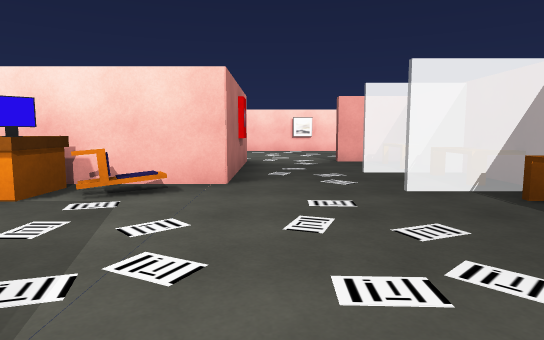
view 1 (above)

23 first-person views from a walk through a Unity game level. The camera is 1.2 m above the floor, tilts 6° down and sees 75° across. The floor is counted in squares, 2 m on a side. Each view is taken from the middle of a square. On the plan, view 1 faces up. The plan holds only what a view shows up to about 10 squares ahead; the rest is blank. Some animated figures are left out.

view 2
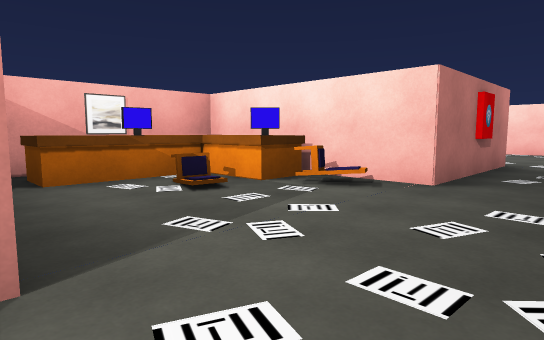

view 3
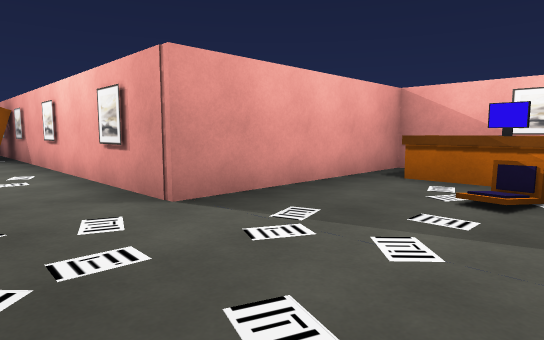

view 4
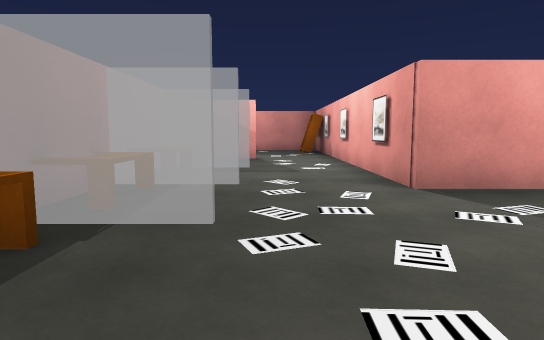

view 5
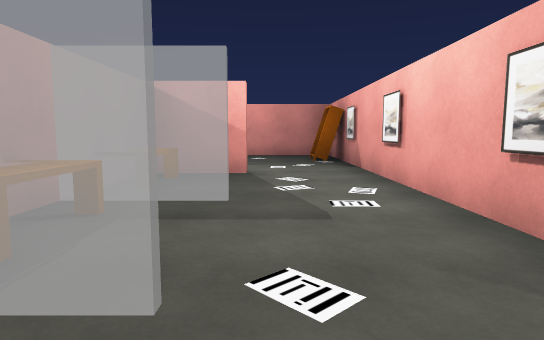

view 6
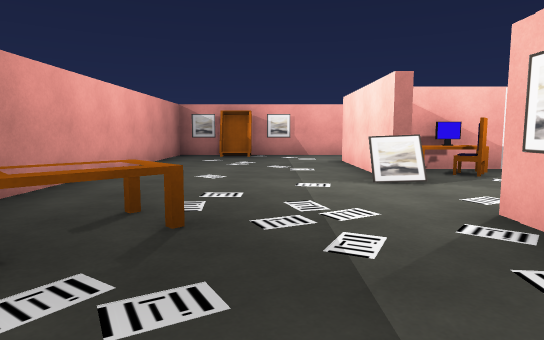

view 7
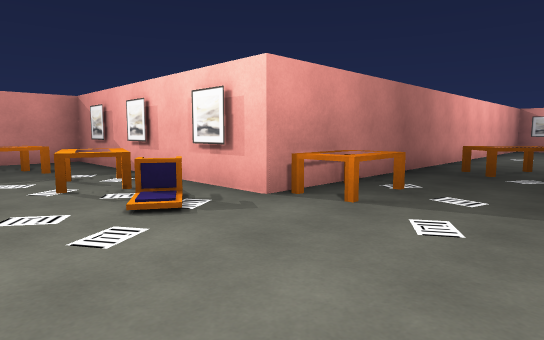

view 8
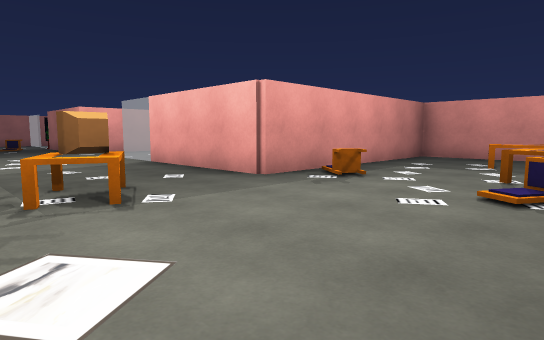

view 9
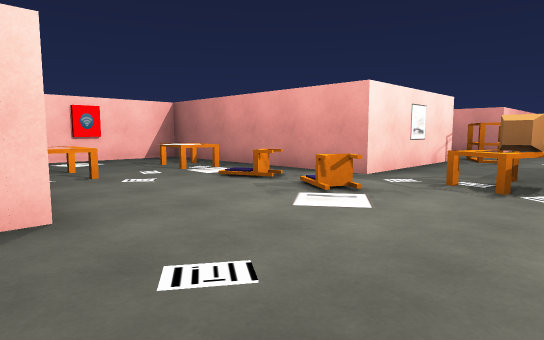

view 10
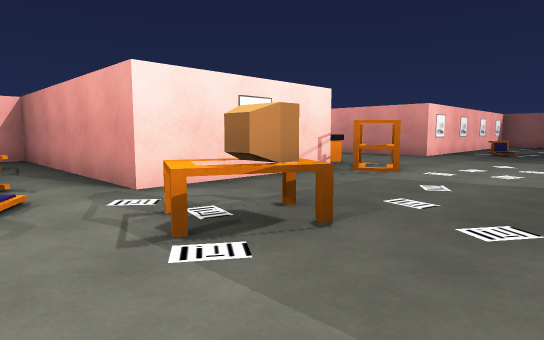

view 11
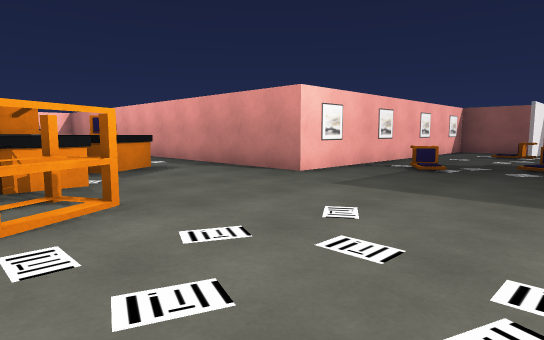

view 12
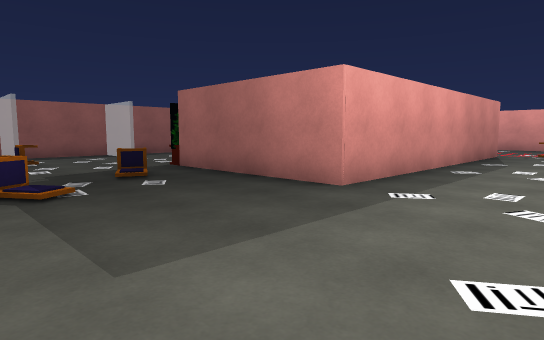

view 13
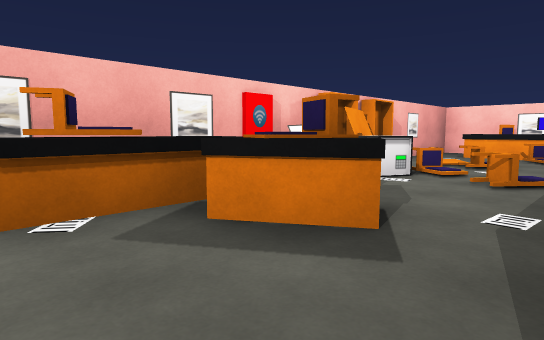

view 14
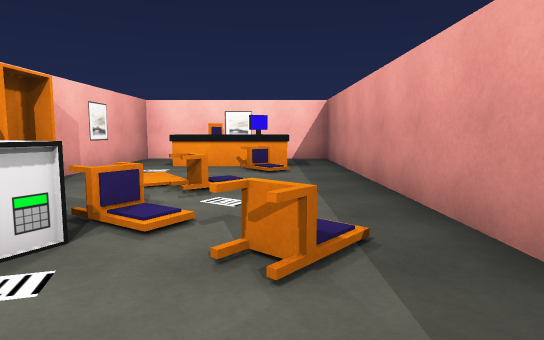

view 15
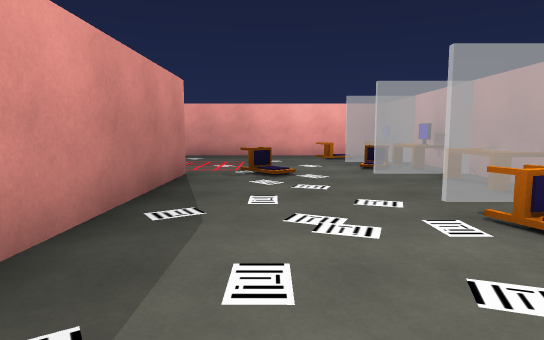

view 16
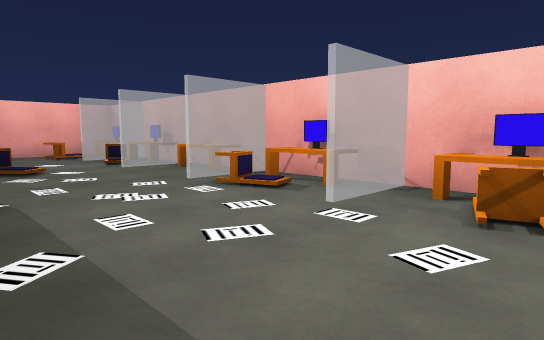

view 17
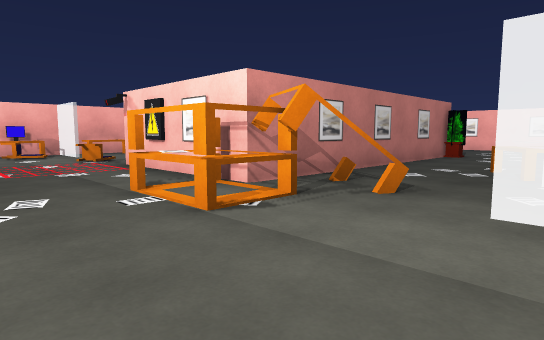

view 18
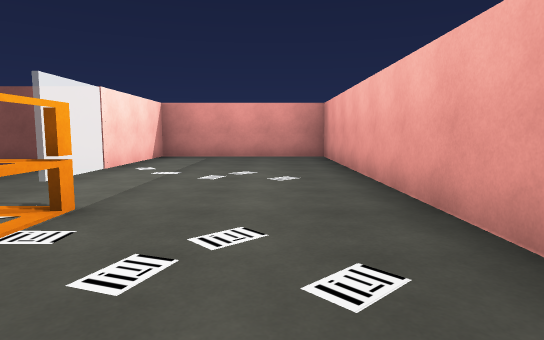

view 19
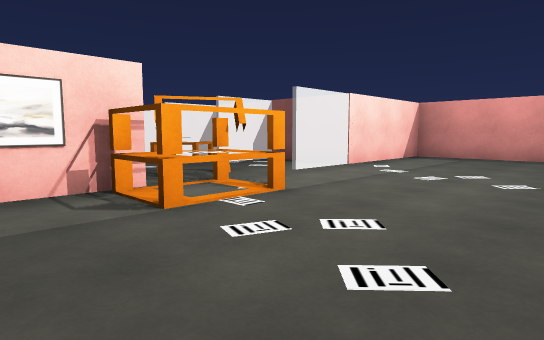

view 20
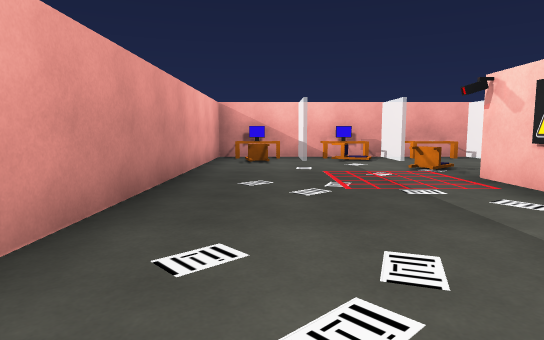

view 21
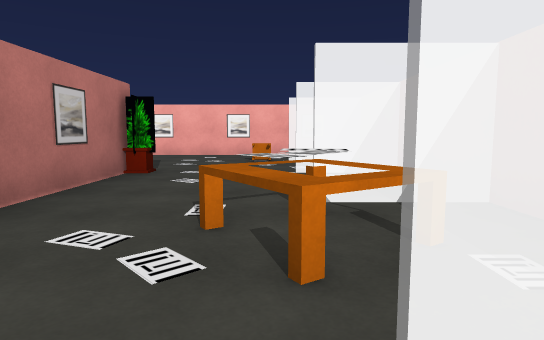

view 22
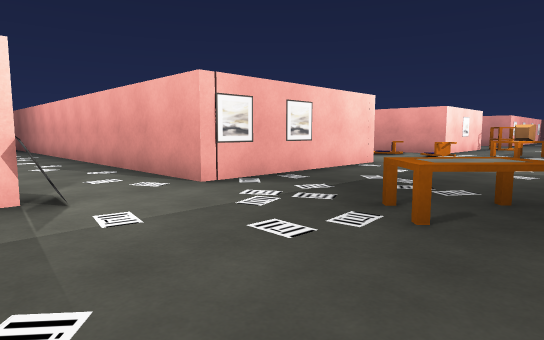

view 23
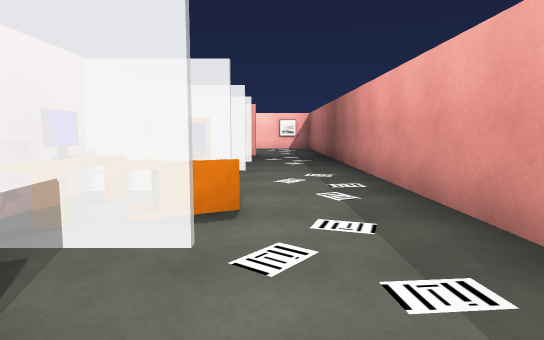

### Floor plan
Ten units are one square. View 1 is at (0, 0); x grows to the right and y downward. Boxes are objects, and circles mark ways between rooms. Rooms are numbered by the first view taken in them; rooms with no view inside come last. Other rooms are left out.
<svg viewBox="-53 -80 389 278">
<path fill="none" stroke="#000" d="M31 -25 31 -14M29 -64 29 -74 14 -74M-5 -65 -5 -41 -48 -41 -48 -2 -5 -2M46 -74 34 -74M64 4 64 -66M38 -21 30 -21M23 -1 23 -12M23 -59 23 -70M181 104 181 193 331 193 331 152 299 152 299 44 223 44 223 -73 181 -73 181 -38M192 50 182 55 179 49 189 44M181 44 146 44 146 -11 118 -11M258 95 258 152 223 152 223 85 255 85M181 6 181 35M106 94 106 141 146 141 146 85 181 85M106 44 64 44M186 -20 187 -13M275 144 268 157M267 154 267 165 253 165 253 154M46 44 14 44M-5 45 -5 85 106 85M180 114 188 114M144 64 140 62 143 55M180 136 187 136 187 147 181 147M113 97 122 100M138 19 131 18 132 7M116 121 127 118M118 21 110 21M93 77 104 76 104 84M290 121 281 127 275 117M75 73 70 78 63 71 68 66 75 73M29 21 29 -6M64 24 64 4M-5 -2 -5 25M38 -2 32 -2M31 21 31 38M14 43 29 43 29 21M-5 25 -5 45M64 44 64 24M23 39 23 34"/>
<rect x="-45" y="-15" width="10" height="10" fill="#bbb"><title>other object</title></rect>
<rect x="-45" y="-25" width="10" height="10" fill="#bbb"><title>other object</title></rect>
<rect x="-45" y="-35" width="20" height="10" fill="#bbb"><title>other object</title></rect>
<rect x="-35" y="-25" width="10" height="10" fill="#bbb"><title>other object</title></rect>
<rect x="-25" y="-35" width="10" height="10" fill="#bbb"><title>other object</title></rect>
<rect x="25" y="-35" width="10" height="10" fill="#bbb"><title>other object</title></rect>
<rect x="25" y="-55" width="10" height="20" fill="#bbb"><title>other object</title></rect>
<rect x="35" y="-15" width="10" height="10" fill="#bbb"><title>other object</title></rect>
<rect x="35" y="-35" width="10" height="10" fill="#bbb"><title>other object</title></rect>
<rect x="35" y="-55" width="10" height="10" fill="#bbb"><title>other object</title></rect>
<rect x="35" y="-65" width="10" height="10" fill="#bbb"><title>other object</title></rect>
<rect x="-5" y="65" width="10" height="10" fill="#bbb"><title>other object</title></rect>
<rect x="105" y="85" width="10" height="10" fill="#bbb"><title>other object</title></rect>
<rect x="125" y="45" width="10" height="10" fill="#bbb"><title>other object</title></rect>
<rect x="125" y="25" width="10" height="10" fill="#bbb"><title>other object</title></rect>
<rect x="135" y="85" width="10" height="10" fill="#bbb"><title>other object</title></rect>
<rect x="145" y="55" width="10" height="10" fill="#bbb"><title>other object</title></rect>
<rect x="175" y="-5" width="10" height="10" fill="#bbb"><title>other object</title></rect>
<rect x="175" y="-15" width="10" height="10" fill="#bbb"><title>other object</title></rect>
<rect x="175" y="-35" width="10" height="10" fill="#bbb"><title>other object</title></rect>
<rect x="185" y="155" width="10" height="20" fill="#bbb"><title>other object</title></rect>
<rect x="185" y="115" width="10" height="10" fill="#bbb"><title>other object</title></rect>
<rect x="185" y="85" width="10" height="10" fill="#bbb"><title>other object</title></rect>
<rect x="185" y="25" width="10" height="10" fill="#bbb"><title>other object</title></rect>
<rect x="185" y="15" width="10" height="10" fill="#bbb"><title>other object</title></rect>
<rect x="185" y="-15" width="10" height="10" fill="#bbb"><title>other object</title></rect>
<rect x="195" y="175" width="10" height="10" fill="#bbb"><title>other object</title></rect>
<rect x="195" y="15" width="10" height="10" fill="#bbb"><title>other object</title></rect>
<rect x="195" y="-15" width="10" height="10" fill="#bbb"><title>other object</title></rect>
<rect x="195" y="-35" width="10" height="10" fill="#bbb"><title>other object</title></rect>
<rect x="195" y="-65" width="10" height="10" fill="#bbb"><title>other object</title></rect>
<rect x="195" y="-75" width="10" height="10" fill="#bbb"><title>other object</title></rect>
<rect x="205" y="145" width="10" height="10" fill="#bbb"><title>other object</title></rect>
<rect x="205" y="15" width="10" height="10" fill="#bbb"><title>other object</title></rect>
<rect x="205" y="-15" width="10" height="10" fill="#bbb"><title>other object</title></rect>
<rect x="205" y="-55" width="10" height="10" fill="#bbb"><title>other object</title></rect>
<rect x="205" y="-65" width="10" height="10" fill="#bbb"><title>other object</title></rect>
<rect x="235" y="55" width="10" height="10" fill="#bbb"><title>other object</title></rect>
<rect x="245" y="65" width="10" height="10" fill="#bbb"><title>other object</title></rect>
<rect x="255" y="85" width="10" height="10" fill="#bbb"><title>other object</title></rect>
<rect x="275" y="55" width="10" height="10" fill="#bbb"><title>other object</title></rect>
<rect x="35" y="25" width="10" height="10" fill="#bbb"><title>other object</title></rect>
<circle cx="5" cy="0" r="3" fill="#2a7"/>
<circle cx="55" cy="0" r="3" fill="#2a7"/>
<circle cx="5" cy="40" r="3" fill="#2a7"/>
<circle cx="55" cy="40" r="3" fill="#2a7"/>
<circle cx="5" cy="20" r="3" fill="#2a7"/>
<circle cx="55" cy="20" r="3" fill="#2a7"/>
<text x="20" y="-30">1</text>
<text x="190" y="80">2</text>
<text x="30" y="10">3</text>
<text x="30" y="30">4</text>
</svg>
Room 1 opens to room 3. Room 2 opens to room 4. Room 3 opens to room 4.

Where each view was taken, in squares from view 1:
view 1: 0 up, 0 right, facing up
view 2: 0 up, 1 right, facing up-left
view 3: 3 up, 1 right, facing down-left
view 4: 4 up, 1 right, facing down
view 5: 1 up, 1 right, facing down
view 6: 6 down, 9 right, facing left
view 7: 6 down, 13 right, facing down-left
view 8: 5 down, 11 right, facing down-right
view 9: 7 down, 10 right, facing up-right
view 10: 8 down, 13 right, facing up-right
view 11: 8 down, 18 right, facing up-right
view 12: 5 down, 20 right, facing down-right
view 13: 4 down, 22 right, facing up-left
view 14: 1 down, 21 right, facing up
view 15: 10 down, 21 right, facing down
view 16: 9 down, 22 right, facing down-left
view 17: 18 down, 29 right, facing up-left
view 18: 18 down, 24 right, facing right
view 19: 19 down, 24 right, facing up-right
view 20: 18 down, 27 right, facing left
view 21: 14 down, 28 right, facing up
view 22: 8 down, 4 right, facing up-right
view 23: 2 down, 5 right, facing up
